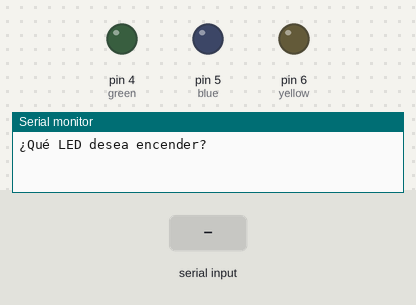
This sketch was run on a simulated Arduino Uno, built with avr-gcc and run on an emulated ATmega328P. Parts: output pins drawn as LEDs (lit = HIGH), the last lines printed to the serial monitor. The inputs (shaded band) are chosen by the test bench.

Above: at 1.2 s.
1.3 s: "verde" received over Serial
At 3.1 s:
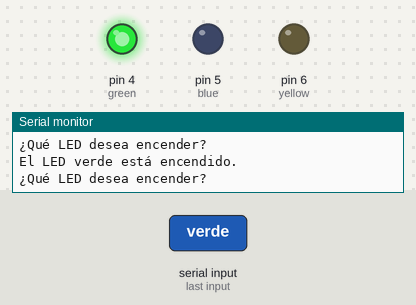
4.3 s: "azul" received over Serial
At 6.5 s:
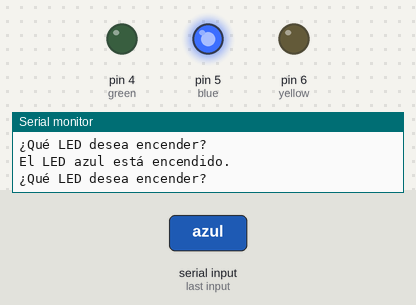
7.3 s: "amarillo" received over Serial
At 10.0 s:
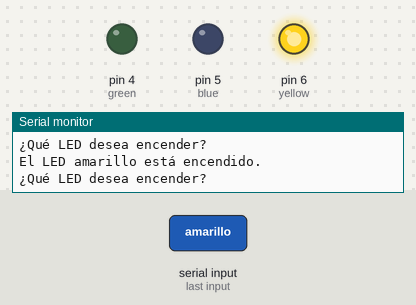
10.3 s: "verde y amarillo" received over Serial
At 12.8 s:
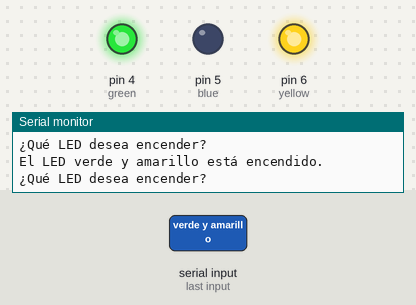
13.3 s: "azul y amarillo" received over Serial
At 15.1 s:
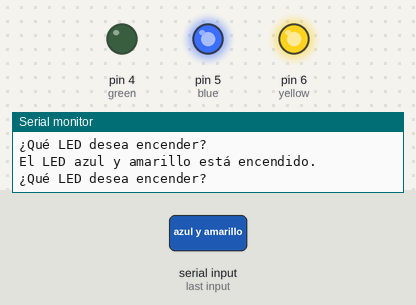
16.3 s: "azul y verde" received over Serial
At 18.4 s:
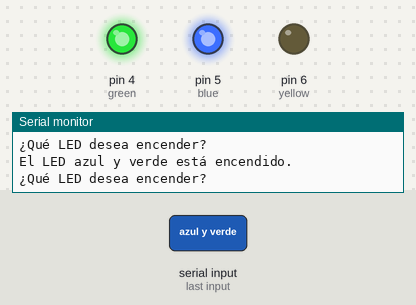
Timing chart, 0 to 19.9 s (numbered marks = the images above; inputs shaded):
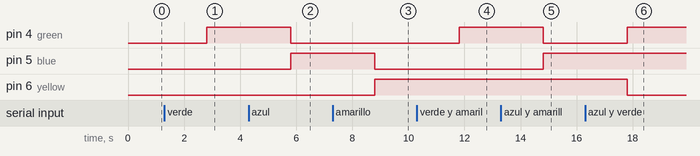

Measured:
- after the input at 1.3 s, pin 4 (green): LOW → HIGH after 1.5 s
- after the input at 4.3 s, pin 4 (green): HIGH → LOW after 1.5 s; pin 5 (blue): LOW → HIGH after 1.5 s
- after the input at 7.3 s, pin 5 (blue): HIGH → LOW after 1.5 s; pin 6 (yellow): LOW → HIGH after 1.5 s
- after the input at 10.3 s, pin 4 (green): LOW → HIGH after 1.5 s
- after the input at 13.3 s, pin 4 (green): HIGH → LOW after 1.5 s; pin 5 (blue): LOW → HIGH after 1.5 s
- after the input at 16.3 s, pin 4 (green): LOW → HIGH after 1.5 s; pin 6 (yellow): HIGH → LOW after 1.5 s

The sketch:

monitor.ino
```cpp
/*int dt = 200;
int ledPin = 4;
String msg1 = "Por favor ingresa el número de parpadeos";
String msg2 = "Tu LED parpadeara ";
String msg3 = " veces";
void setup() {
  // put your setup code here, to run once:
  Serial.begin(9600);
  pinMode(ledPin, OUTPUT);
}

void loop() {
  Serial.println(msg1);
  while (Serial.available() == 0) {
  }

  int blink = Serial.parseInt();
  Serial.print(msg2);
  Serial.print(blink);
  Serial.println(msg3);
  delay(1000);
  for (int i = 0; i < blink; i++) {
    digitalWrite(ledPin, HIGH);
    delay(500);
    digitalWrite(ledPin, LOW);
    delay(500);
  }
  Serial.println();
}*/


//Selec el led uwu:
int dt = 1000;
int green = 4;
int blue = 5;
int yellow = 6;
String msg1 = "¿Qué LED desea encender?";
String msg2 = "El LED ";
String msg3 = " está encendido.";
void setup() {
  // put your setup code here, to run once:
  Serial.begin(9600);
  pinMode(green, OUTPUT);
  pinMode(blue, OUTPUT);
  pinMode(yellow, OUTPUT);
}

void loop() {

  Serial.println(msg1);
  while (Serial.available() == 0) {
  }

  String ledColor = Serial.readString();
  Serial.print(msg2);
  Serial.print(ledColor);
  Serial.println(msg3);
  delay(500);

  if (ledColor == "verde") {
    digitalWrite(green, HIGH);
    digitalWrite(blue, LOW);
    digitalWrite(yellow, LOW);
  }

  if (ledColor == "azul") {
    digitalWrite(green, LOW);
    digitalWrite(blue, HIGH);
    digitalWrite(yellow, LOW);
  }

  if (ledColor == "amarillo") {
    digitalWrite(green, LOW);
    digitalWrite(blue, LOW);
    digitalWrite(yellow, HIGH);
  }

  if (ledColor == "verde y amarillo" || ledColor == "amarillo y verde") {
    digitalWrite(green, HIGH);
    digitalWrite(blue, LOW);
    digitalWrite(yellow, HIGH);
  }

  if (ledColor == "azul y amarillo" || ledColor == "amarillo y azul") {
    digitalWrite(green, LOW);
    digitalWrite(blue, HIGH);
    digitalWrite(yellow, HIGH);
  }

  if (ledColor == "azul y verde" || ledColor == "verde y azul") {
    digitalWrite(green, HIGH);
    digitalWrite(blue, HIGH);
    digitalWrite(yellow, LOW);
  }
 if (ledColor == "todos" ) {
    digitalWrite(green, HIGH);
    digitalWrite(blue, HIGH);
    digitalWrite(yellow, HIGH);
  }
  if (ledColor == "ninguno") {
    digitalWrite(green, LOW);
    digitalWrite(blue, LOW);
    digitalWrite(yellow, LOW);
  }
  Serial.println();
}
```
